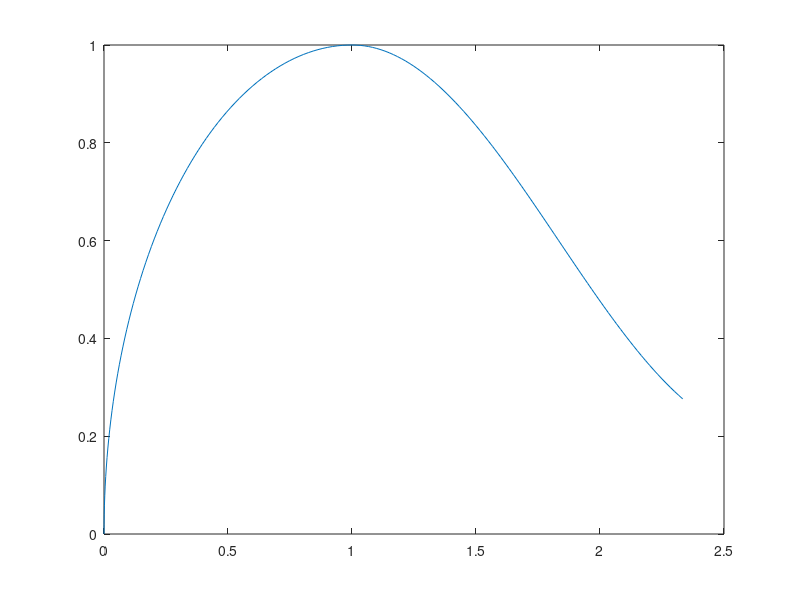

MATLAB code for this plot:
clear
close all

i = 0;

for t=0:0.1:8
	i = i+1;
	y(i) = sin(pi*t/16)
	x(i) = -cos(pi*t/16)+1
end

for t=0:0.1:8
	i = i+1;
	y(i) = 0.6+0.4*sin(pi/2 + pi*t/10)
	x(i) = t/6+1
end

plot(x,y)